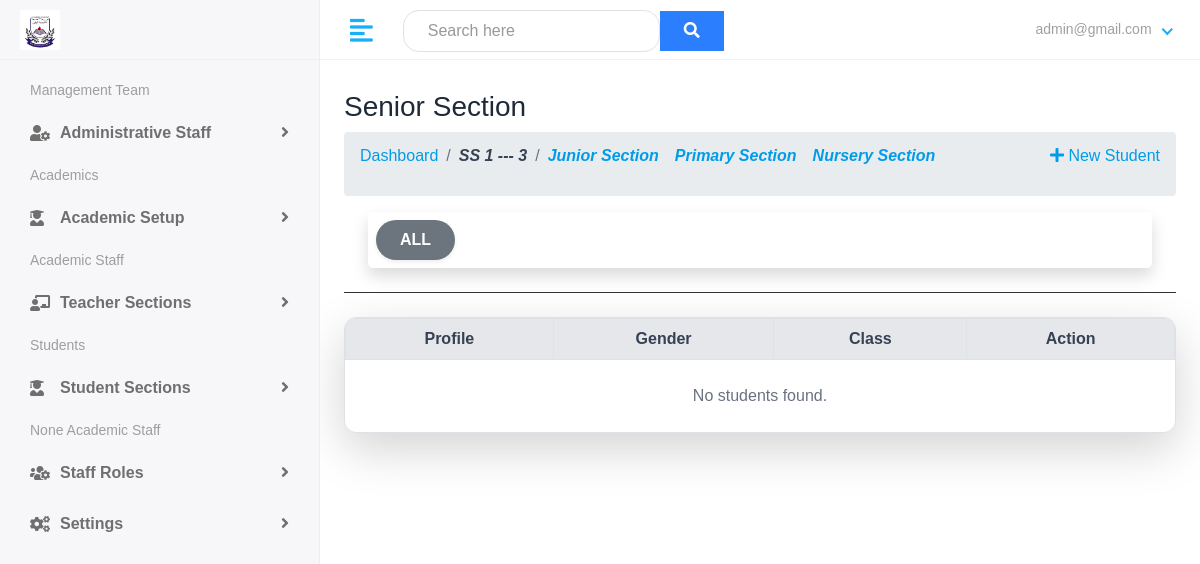
The app's page /studentApp/senior-class (signed in), older data.
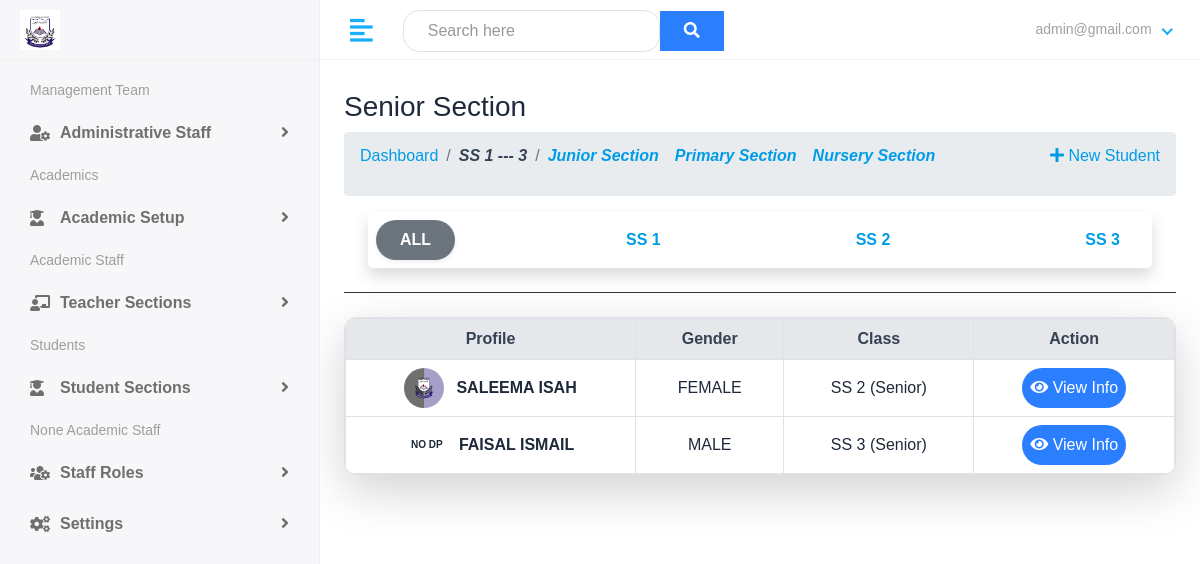
The same page, newer data.
### school/models.py (models this page shows, shortened)
class SchoolClass(models.Model):
    section = models.ForeignKey(Section, on_delete=models.CASCADE)
    name = models.CharField(max_length=20)  # e.g. "JS1", "SS2", "Nursery 2"
    class_teacher = models.ForeignKey(Teacher, on_delete=models.SET_NULL, null=True, blank=True, related_name='class_teacher_of')
    class Meta:
        unique_together = ('section', 'name')
        ordering = ['section', 'name']
    def __str__(self):
        return f"{self.name} ({self.section.name})"

class Section(models.Model):
    SECTION_CHOICES = (
        ('Nursery', 'Nursery'),
        ('Primary', 'Primary Section'),
        ('Junior', 'Junior Section'),
        ('Senior', 'Senior Section'),
    )
    name = models.CharField(max_length=10, choices=SECTION_CHOICES, unique=True)

### studentApp/models.py (models this page shows, shortened)
class Student(models.Model):
    guardian = models.ForeignKey(Guardian, on_delete=models.SET_NULL, null=True, blank=True, related_name='students')
    first_name = models.CharField(max_length=100)
    last_name = models.CharField(max_length=100)
    student_class = models.ForeignKey(SchoolClass, on_delete=models.SET_NULL, null=True, blank=True)
    gender = models.CharField(max_length=10, choices=Gender)
    date_of_birth = models.DateField()
    religion = models.CharField(max_length=20)
    date_join = models.DateField()
    phone = models.CharField(max_length=11, null=True, blank=True)
    avatar = models.ImageField(upload_to='students/', blank=True, null=True)

### studentApp/views.py (the view)
# urls.py: path('senior-class', views.seniorclass, name="senior-class"),
@login_required(login_url='my-login')
def seniorclass(request):
    class_filter = request.GET.get('class')  # e.g., 'SS 1'
    if class_filter:
        students = Student.objects.filter(student_class__name__iexact=class_filter)
    else:
        students = Student.objects.filter(student_class__name__startswith='SS')  # <-- FIXED
    senior_classes = SchoolClass.objects.filter(name__startswith='SS')
    context = {
        "students": students,
        "senior_classes": senior_classes,
        "selected_class": class_filter,
    }
    return render(request, 'school/students/senior-class.html', context)

### templates/school/students/senior-class.html (shortened to what this page needs)
{% extends 'school/base.html' %}
{% load crispy_forms_tags %}
{% load static tailwind_tags %}
{% load widget_tweaks %}
{% load static %}
{% block body %}
<div class="page-wrapper">
    <div class="content w-full px-4">
        <div class="mb-6 border-b pb-4">
            <h3 class="text-2xl font-bold text-gray-800">Senior Section</h3>
            <div class="breadcrumb flex justify-between ">
                 <ul class="  text-gray-500 flex gap-2">
                <li><a href="{% url 'admin-dashboard' %}" class="hover:underline ">Dashboard</a></li>
                <li>/</li>
                <li class="text-gray-700 font-italic font-bold font-italic">SS 1 --- 3 </li>
                <li>/</li>
                <li class="text-gray-700 font-italic font-bold"> <a href="{% url 'junior-class' %}" class="hover:underline "> Junior Section </li>
                <li class="text-gray-700 font-italic font-bold"> <a href="{% url 'primary-class' %}" class="hover:underline "> Primary Section </li>
                <li class="text-gray-700 font-italic font-bold"> <a href="{% url 'nursery-class' %}" class="hover:underline "> Nursery Section </li>
                </ul>
                <a href="{% url 'add-student' %}">  <i class="fas fa-plus"></i> New Student</a>
            </div>
            <div class=" flex-row justify-between mx-4 bg-white p-2 rounded-lg shadow hidden md:flex">
                <a href="{% url 'senior-class' %}" class="cursor-pointer px-4 py-2 rounded-full font-semibold shadow-sm {% if not selected_class %}bg-secondary text-white{% else %}hover:bg-blue-100{% endif %}">
                    ALL
                </a>
                {% for class in senior_classes %}
                    <a href="{% url 'senior-class' %}?class={{ class.name }}" class="cursor-pointer px-4 py-2 rounded-full font-semibold {% if selected_class == class.name %}bg-secondary text-white{% else %}hover:bg-blue-100{% endif %} transition">
                        {{ class.name|upper }}
                    </a>
                {% endfor %}
            </div>
        </div>
        <div class="bg-white border border-gray-300 shadow-lg rounded-xl overflow-hidden">
            <div class="overflow-x-auto">
                <table class="min-w-full table-auto border-collapse">
                    <thead class="bg-gray-200 text-gray-700 text-center">
                        <tr>
                            <th class="border border-gray-300 px-4 py-2">Profile</th>
                            <th class="border border-gray-300 px-4 py-2">Gender</th>
                            <th class="border border-gray-300 px-4 py-2">Class</th>
                            <th class="border border-gray-300 px-4 py-2">Action</th>
                        </tr>
                    </thead>
                    <tbody class="text-center text-gray-800">
                        {% for student in students %}
                        <tr class="hover:bg-gray-100 transition">
                            <td class="border border-gray-300 px-4 py-2 text-center">
                                <div class="flex justify-center items-center gap-3">
                                    {% if student.avatar %}
                                        <img src="{{ student.avatar.url }}" alt="Avatar"
                                            class="w-10 h-10 rounded-full object-cover">
                                    {% else %}
                                        <div class="w-10 h-10 rounded-full flex items-center justify-center text-[10px]  font-bold uppercase">
                                            NO DP
                                        </div>
                                    {% endif %}
                                    <span class="font-semibold uppercase">
                                        {{ student.first_name }} {{ student.last_name }}
                                    </span>
                                </div>
                            </td>
                            <td class="border border-gray-300 px-4 py-2">{{ student.gender|upper }}</td>
                            <td class="border border-gray-300 px-4 py-2">{{ student.student_class }}</td>
                            <td class="border border-gray-300 px-4 py-2">
                                <button class="bg-blue-500 p-2  rounded-pill hover:text-blue-700" title="Edit">
                                <a href="{% url 'student-detail' student.id%}" class="text-white"><i class="fas fa-eye"></i> View Info </i>
                                </a>
                                </button>
                            </td>
                        </tr>
                        {% empty %}
                        <tr>
                            <td colspan="5" class="text-center py-6 text-gray-500">No students found.</td>
                        </tr>
                        {% endfor %}
                    </tbody>
                </table>
            </div>
        </div>
    </div>
</div>
<div class="header">
   <div class="header-left flex items-center gap-4">
      <a href="index.html" class="logo">
         <img src="{% static 'assets/images/logo1.jpg' %}" alt="Logo">
      </a>
   </div>
   <a href="javascript:void(0);" id="toggle_btn">
   <i class="fas fa-align-left"></i>
   </a>
   <div class="top-nav-search">
      <form method="get" class="flex items-center">
         <input  type="text" placeholder="Search here" class="bg-black rounded-2xl border border-black px-6 py-2"/>
         <button type="submit"  name="q" class="bg-blue-500 hover:bg-blue-700 text-white  rounded-2xl px-4 py-2" >
            <i class="fas fa-search"></i>
         </button>
      </form>
   </div>
   <ul class="nav user-menu">
      <li class="nav-item dropdown has-arrow">
         <a href="#" class="dropdown-toggle nav-link" data-toggle="dropdown">
            <span class="user-img">
               {{user.email}}
            </span>
         </a>
      </li>
   </ul>
</div>
{% endblock %}

### templates/school/base.html (shortened to what this page needs)
{% load static %}
{% load static tailwind_tags %}
<!DOCTYPE html>
<html lang="en">
   <head>
            <link rel="stylesheet" href="{% static 'assets/plugins/bootstrap/css/bootstrap.min.css' %}">
            <link rel="stylesheet" href="{% static 'assets/plugins/fontawesome/css/fontawesome.min.css' %}">
            <link rel="stylesheet" href="{% static 'assets/plugins/fontawesome/css/all.min.css' %}">
            <link href="{% static 'css/dist/styles.css' %}" rel="stylesheet">
            <link rel="stylesheet" href="{% static 'assets/css/style.css' %}">
   </head>
   <body class="bg-gray-100 text-gray-900">
      <div class="main-wrapper">
         <div class="sidebar" id="sidebar">
            <div class="sidebar-inner slimscroll">
               <div id="sidebar-menu" class="sidebar-menu">
                  <ul>
                  <li class="menu-title"><span>Management Team</span></li>
                  <li class="submenu">
                     <a href="#"><i class="fas fa-user-cog"></i> <span class=" font-bold"> Administrative Staff</span> <span class="menu-arrow"></span></a>
                  </li>
                  <li class="menu-title"><span >Academics</span></li>
                  <li class="submenu">
                     <a href="#"><i class="fas fa-user-graduate"></i> <span class=" font-bold">Academic Setup</span> <span class="menu-arrow"></span></a>
                  </li>
                  <li class="menu-title"><span>Academic Staff</span></li>
                  <li class="submenu">
                     <a href="#"><i class="fas fa-chalkboard-teacher"></i> <span class=" font-bold">Teacher Sections</span> <span class="menu-arrow"></span></a>
                  </li>
                  <li class="menu-title"><span>Students</span></li>
                   <li class="submenu">
                     <a href="#"><i class="fas fa-user-graduate"></i> <span class=" font-bold">Student Sections</span> <span class="menu-arrow"></span></a>
                  </li>
                  <li class="menu-title"><span>None Academic Staff</span></li>
                  <li class="submenu">
                     <a href="#"><i class="fas fa-users-cog"></i> <span class=" font-bold">Staff Roles</span> <span class="menu-arrow"></span></a>
                  </li>
                   <li class="submenu">
                     <a href="#"><i class="fas fa-cogs"></i> <span class=" font-bold">Settings</span> <span class="menu-arrow"></span></a>
                  </li>
                  </ul>
               </div>
            </div>
            </div>
         {% block body %}
         {% endblock %}
      </div>
  </body>
  </html>

Row changes from the older to the newer data that the page shows:
added SchoolClass: name "SS 1"
added SchoolClass: name "SS 2"
added SchoolClass: name "SS 3"
added Student: avatar (picture), first_name "SALEEMA", last_name "ISAH", gender "FEMALE", student_class "SS 2 (Senior)"
added Student: avatar "NO DP", first_name "FAISAL", last_name "ISMAIL", gender "MALE", student_class "SS 3 (Senior)"
Text that changed along with them:
text no longer shown: "No students found."
